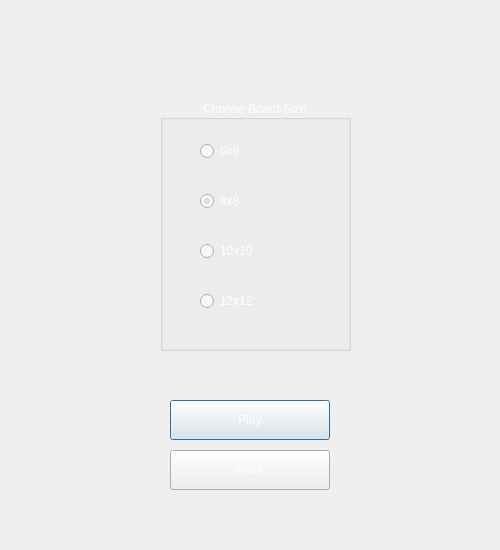
<?xml version="1.0" encoding="UTF-8"?>
<ui version="4.0">
 <class>ChooseBoardSize</class>
 <widget class="QDialog" name="ChooseBoardSize">
  <property name="geometry">
   <rect>
    <x>0</x>
    <y>0</y>
    <width>500</width>
    <height>550</height>
   </rect>
  </property>
  <property name="palette">
   <palette>
    <active>
     <colorrole role="Text">
      <brush brushstyle="SolidPattern">
       <color alpha="255">
        <red>255</red>
        <green>255</green>
        <blue>255</blue>
       </color>
      </brush>
     </colorrole>
    </active>
    <inactive>
     <colorrole role="Text">
      <brush brushstyle="SolidPattern">
       <color alpha="255">
        <red>255</red>
        <green>255</green>
        <blue>255</blue>
       </color>
      </brush>
     </colorrole>
    </inactive>
    <disabled>
     <colorrole role="Text">
      <brush brushstyle="SolidPattern">
       <color alpha="255">
        <red>255</red>
        <green>255</green>
        <blue>255</blue>
       </color>
      </brush>
     </colorrole>
    </disabled>
   </palette>
  </property>
  <property name="windowTitle">
   <string>Othello - Choose Board Size</string>
  </property>
  <widget class="QGroupBox" name="groupBox">
   <property name="geometry">
    <rect>
     <x>160</x>
     <y>100</y>
     <width>191</width>
     <height>251</height>
    </rect>
   </property>
   <property name="palette">
    <palette>
     <active>
      <colorrole role="WindowText">
       <brush brushstyle="SolidPattern">
        <color alpha="255">
         <red>255</red>
         <green>255</green>
         <blue>255</blue>
        </color>
       </brush>
      </colorrole>
      <colorrole role="Button">
       <brush brushstyle="SolidPattern">
        <color alpha="255">
         <red>255</red>
         <green>255</green>
         <blue>255</blue>
        </color>
       </brush>
      </colorrole>
      <colorrole role="Midlight">
       <brush brushstyle="SolidPattern">
        <color alpha="255">
         <red>255</red>
         <green>255</green>
         <blue>255</blue>
        </color>
       </brush>
      </colorrole>
      <colorrole role="Dark">
       <brush brushstyle="SolidPattern">
        <color alpha="255">
         <red>255</red>
         <green>248</green>
         <blue>248</blue>
        </color>
       </brush>
      </colorrole>
      <colorrole role="Mid">
       <brush brushstyle="SolidPattern">
        <color alpha="255">
         <red>255</red>
         <green>255</green>
         <blue>255</blue>
        </color>
       </brush>
      </colorrole>
      <colorrole role="Text">
       <brush brushstyle="SolidPattern">
        <color alpha="255">
         <red>255</red>
         <green>255</green>
         <blue>255</blue>
        </color>
       </brush>
      </colorrole>
      <colorrole role="ButtonText">
       <brush brushstyle="SolidPattern">
        <color alpha="255">
         <red>255</red>
         <green>255</green>
         <blue>255</blue>
        </color>
       </brush>
      </colorrole>
      <colorrole role="Base">
       <brush brushstyle="SolidPattern">
        <color alpha="255">
         <red>249</red>
         <green>249</green>
         <blue>249</blue>
        </color>
       </brush>
      </colorrole>
      <colorrole role="Window">
       <brush brushstyle="SolidPattern">
        <color alpha="255">
         <red>255</red>
         <green>255</green>
         <blue>255</blue>
        </color>
       </brush>
      </colorrole>
      <colorrole role="Shadow">
       <brush brushstyle="SolidPattern">
        <color alpha="255">
         <red>255</red>
         <green>255</green>
         <blue>255</blue>
        </color>
       </brush>
      </colorrole>
      <colorrole role="AlternateBase">
       <brush brushstyle="SolidPattern">
        <color alpha="255">
         <red>255</red>
         <green>255</green>
         <blue>255</blue>
        </color>
       </brush>
      </colorrole>
      <colorrole role="ToolTipText">
       <brush brushstyle="SolidPattern">
        <color alpha="255">
         <red>229</red>
         <green>220</green>
         <blue>220</blue>
        </color>
       </brush>
      </colorrole>
     </active>
     <inactive>
      <colorrole role="WindowText">
       <brush brushstyle="SolidPattern">
        <color alpha="255">
         <red>255</red>
         <green>255</green>
         <blue>255</blue>
        </color>
       </brush>
      </colorrole>
      <colorrole role="Button">
       <brush brushstyle="SolidPattern">
        <color alpha="255">
         <red>255</red>
         <green>255</green>
         <blue>255</blue>
        </color>
       </brush>
      </colorrole>
      <colorrole role="Midlight">
       <brush brushstyle="SolidPattern">
        <color alpha="255">
         <red>255</red>
         <green>255</green>
         <blue>255</blue>
        </color>
       </brush>
      </colorrole>
      <colorrole role="Dark">
       <brush brushstyle="SolidPattern">
        <color alpha="255">
         <red>255</red>
         <green>248</green>
         <blue>248</blue>
        </color>
       </brush>
      </colorrole>
      <colorrole role="Mid">
       <brush brushstyle="SolidPattern">
        <color alpha="255">
         <red>255</red>
         <green>255</green>
         <blue>255</blue>
        </color>
       </brush>
      </colorrole>
      <colorrole role="Text">
       <brush brushstyle="SolidPattern">
        <color alpha="255">
         <red>255</red>
         <green>255</green>
         <blue>255</blue>
        </color>
       </brush>
      </colorrole>
      <colorrole role="ButtonText">
       <brush brushstyle="SolidPattern">
        <color alpha="255">
         <red>255</red>
         <green>255</green>
         <blue>255</blue>
        </color>
       </brush>
      </colorrole>
      <colorrole role="Base">
       <brush brushstyle="SolidPattern">
        <color alpha="255">
         <red>249</red>
         <green>249</green>
         <blue>249</blue>
        </color>
       </brush>
      </colorrole>
      <colorrole role="Window">
       <brush brushstyle="SolidPattern">
        <color alpha="255">
         <red>255</red>
         <green>255</green>
         <blue>255</blue>
        </color>
       </brush>
      </colorrole>
      <colorrole role="Shadow">
       <brush brushstyle="SolidPattern">
        <color alpha="255">
         <red>255</red>
         <green>255</green>
         <blue>255</blue>
        </color>
       </brush>
      </colorrole>
      <colorrole role="AlternateBase">
       <brush brushstyle="SolidPattern">
        <color alpha="255">
         <red>255</red>
         <green>255</green>
         <blue>255</blue>
        </color>
       </brush>
      </colorrole>
      <colorrole role="ToolTipText">
       <brush brushstyle="SolidPattern">
        <color alpha="255">
         <red>229</red>
         <green>220</green>
         <blue>220</blue>
        </color>
       </brush>
      </colorrole>
     </inactive>
     <disabled>
      <colorrole role="WindowText">
       <brush brushstyle="SolidPattern">
        <color alpha="255">
         <red>255</red>
         <green>248</green>
         <blue>248</blue>
        </color>
       </brush>
      </colorrole>
      <colorrole role="Button">
       <brush brushstyle="SolidPattern">
        <color alpha="255">
         <red>255</red>
         <green>255</green>
         <blue>255</blue>
        </color>
       </brush>
      </colorrole>
      <colorrole role="Midlight">
       <brush brushstyle="SolidPattern">
        <color alpha="255">
         <red>255</red>
         <green>255</green>
         <blue>255</blue>
        </color>
       </brush>
      </colorrole>
      <colorrole role="Dark">
       <brush brushstyle="SolidPattern">
        <color alpha="255">
         <red>255</red>
         <green>248</green>
         <blue>248</blue>
        </color>
       </brush>
      </colorrole>
      <colorrole role="Mid">
       <brush brushstyle="SolidPattern">
        <color alpha="255">
         <red>255</red>
         <green>255</green>
         <blue>255</blue>
        </color>
       </brush>
      </colorrole>
      <colorrole role="Text">
       <brush brushstyle="SolidPattern">
        <color alpha="255">
         <red>255</red>
         <green>248</green>
         <blue>248</blue>
        </color>
       </brush>
      </colorrole>
      <colorrole role="ButtonText">
       <brush brushstyle="SolidPattern">
        <color alpha="255">
         <red>255</red>
         <green>248</green>
         <blue>248</blue>
        </color>
       </brush>
      </colorrole>
      <colorrole role="Base">
       <brush brushstyle="SolidPattern">
        <color alpha="255">
         <red>255</red>
         <green>255</green>
         <blue>255</blue>
        </color>
       </brush>
      </colorrole>
      <colorrole role="Window">
       <brush brushstyle="SolidPattern">
        <color alpha="255">
         <red>255</red>
         <green>255</green>
         <blue>255</blue>
        </color>
       </brush>
      </colorrole>
      <colorrole role="Shadow">
       <brush brushstyle="SolidPattern">
        <color alpha="255">
         <red>255</red>
         <green>255</green>
         <blue>255</blue>
        </color>
       </brush>
      </colorrole>
      <colorrole role="AlternateBase">
       <brush brushstyle="SolidPattern">
        <color alpha="255">
         <red>255</red>
         <green>255</green>
         <blue>255</blue>
        </color>
       </brush>
      </colorrole>
      <colorrole role="ToolTipText">
       <brush brushstyle="SolidPattern">
        <color alpha="255">
         <red>229</red>
         <green>220</green>
         <blue>220</blue>
        </color>
       </brush>
      </colorrole>
     </disabled>
    </palette>
   </property>
   <property name="title">
    <string>Choose Board Size</string>
   </property>
   <property name="alignment">
    <set>Qt::AlignCenter</set>
   </property>
   <widget class="QRadioButton" name="size6x6RadioBtn">
    <property name="geometry">
     <rect>
      <x>40</x>
      <y>40</y>
      <width>117</width>
      <height>22</height>
     </rect>
    </property>
    <property name="text">
     <string>6x6</string>
    </property>
    <property name="checked">
     <bool>false</bool>
    </property>
   </widget>
   <widget class="QRadioButton" name="size8x8RadioBtn">
    <property name="geometry">
     <rect>
      <x>40</x>
      <y>90</y>
      <width>117</width>
      <height>22</height>
     </rect>
    </property>
    <property name="text">
     <string>8x8</string>
    </property>
    <property name="checked">
     <bool>true</bool>
    </property>
   </widget>
   <widget class="QRadioButton" name="size10x10RadioBtn">
    <property name="geometry">
     <rect>
      <x>40</x>
      <y>140</y>
      <width>117</width>
      <height>22</height>
     </rect>
    </property>
    <property name="text">
     <string>10x10</string>
    </property>
   </widget>
   <widget class="QRadioButton" name="size12x12RadioBtn">
    <property name="geometry">
     <rect>
      <x>40</x>
      <y>190</y>
      <width>117</width>
      <height>22</height>
     </rect>
    </property>
    <property name="text">
     <string>12x12</string>
    </property>
   </widget>
  </widget>
  <widget class="QPushButton" name="playBtn">
   <property name="geometry">
    <rect>
     <x>170</x>
     <y>400</y>
     <width>160</width>
     <height>40</height>
    </rect>
   </property>
   <property name="palette">
    <palette>
     <active>
      <colorrole role="ButtonText">
       <brush brushstyle="SolidPattern">
        <color alpha="255">
         <red>255</red>
         <green>255</green>
         <blue>255</blue>
        </color>
       </brush>
      </colorrole>
     </active>
     <inactive>
      <colorrole role="ButtonText">
       <brush brushstyle="SolidPattern">
        <color alpha="255">
         <red>255</red>
         <green>255</green>
         <blue>255</blue>
        </color>
       </brush>
      </colorrole>
     </inactive>
     <disabled>
      <colorrole role="ButtonText">
       <brush brushstyle="SolidPattern">
        <color alpha="255">
         <red>255</red>
         <green>255</green>
         <blue>255</blue>
        </color>
       </brush>
      </colorrole>
     </disabled>
    </palette>
   </property>
   <property name="text">
    <string>Play</string>
   </property>
  </widget>
  <widget class="QPushButton" name="backBtn">
   <property name="geometry">
    <rect>
     <x>170</x>
     <y>450</y>
     <width>160</width>
     <height>40</height>
    </rect>
   </property>
   <property name="palette">
    <palette>
     <active>
      <colorrole role="ButtonText">
       <brush brushstyle="SolidPattern">
        <color alpha="255">
         <red>255</red>
         <green>255</green>
         <blue>255</blue>
        </color>
       </brush>
      </colorrole>
     </active>
     <inactive>
      <colorrole role="ButtonText">
       <brush brushstyle="SolidPattern">
        <color alpha="255">
         <red>255</red>
         <green>255</green>
         <blue>255</blue>
        </color>
       </brush>
      </colorrole>
     </inactive>
     <disabled>
      <colorrole role="ButtonText">
       <brush brushstyle="SolidPattern">
        <color alpha="255">
         <red>255</red>
         <green>255</green>
         <blue>255</blue>
        </color>
       </brush>
      </colorrole>
     </disabled>
    </palette>
   </property>
   <property name="text">
    <string>Back</string>
   </property>
  </widget>
 </widget>
 <resources/>
 <connections/>
</ui>
